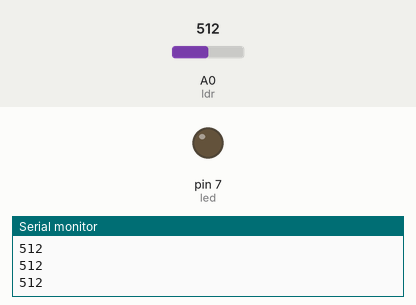
Recording of a sketch running on a simulated Arduino Uno, built with avr-gcc and run on an emulated ATmega328P. On the bench: output pins drawn as LEDs (lit = HIGH), the last lines printed to the serial monitor. Inputs (shaded band) come from the test bench; at power-on: A0 (ldr) = 512.

Above: at 1.2 s.
1.3 s: A0 (ldr) set to 26
2.8 s: A0 (ldr) set to 23
At 3.4 s:
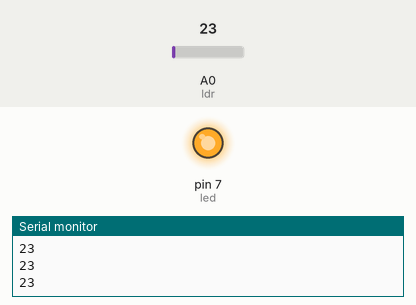
4.3 s: A0 (ldr) set to 122
At 5.5 s:
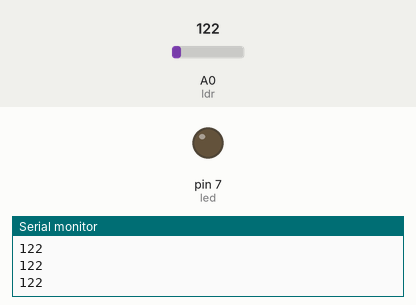
5.8 s: A0 (ldr) set to 15
At 6.9 s:
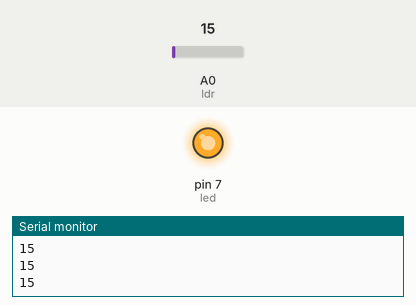
Timing chart, 0 to 8.3 s (numbered marks = the images above; inputs shaded):
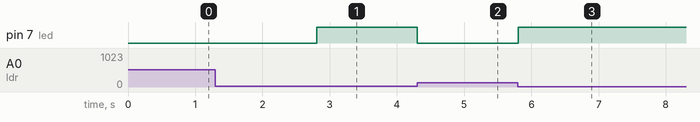

Measured:
- the behaviour switches between 25 and 24 on A0 (ldr) (found by bisection; images 0 and 1)
- after the input at 2.8 s, pin 7 (led): LOW → HIGH at once
- after the input at 4.3 s, pin 7 (led): HIGH → LOW at once
- after the input at 5.8 s, pin 7 (led): LOW → HIGH at once

The sketch:

ldr_h.ino
```cpp
#define ldr A0
#define led 7


void setup()
{
  pinMode(led,OUTPUT);
  Serial.begin(9600);
}

void loop()
{
  int deger=analogRead(ldr);
  Serial.println(deger);
  if (deger<25){
    digitalWrite(led,HIGH);
  }
  else{digitalWrite(led,LOW);}
}
```
